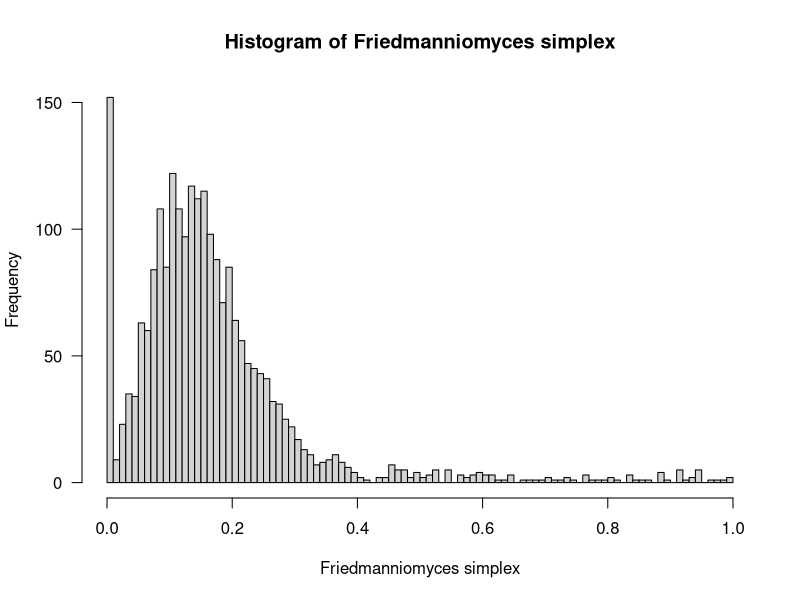
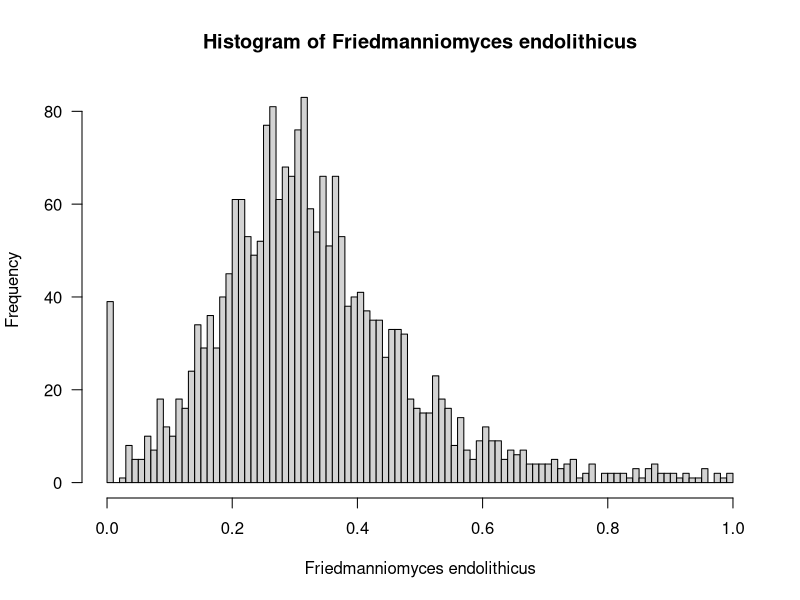
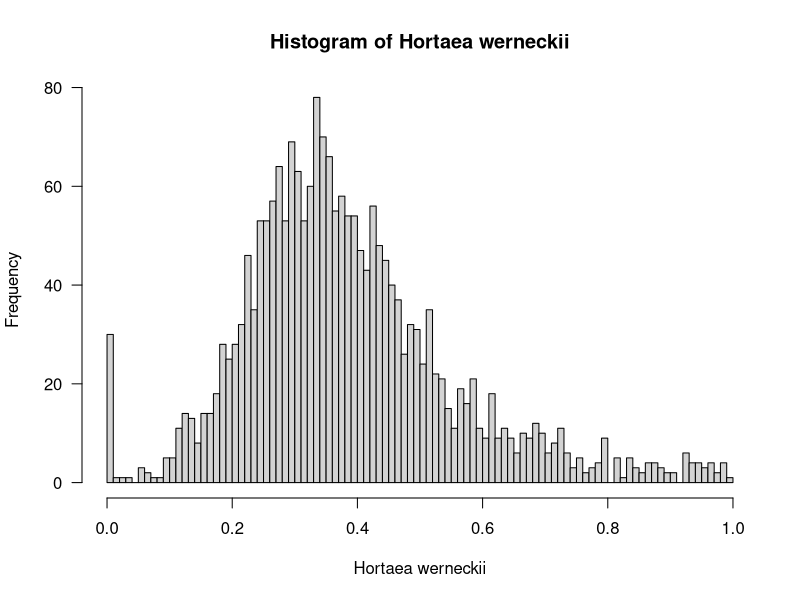
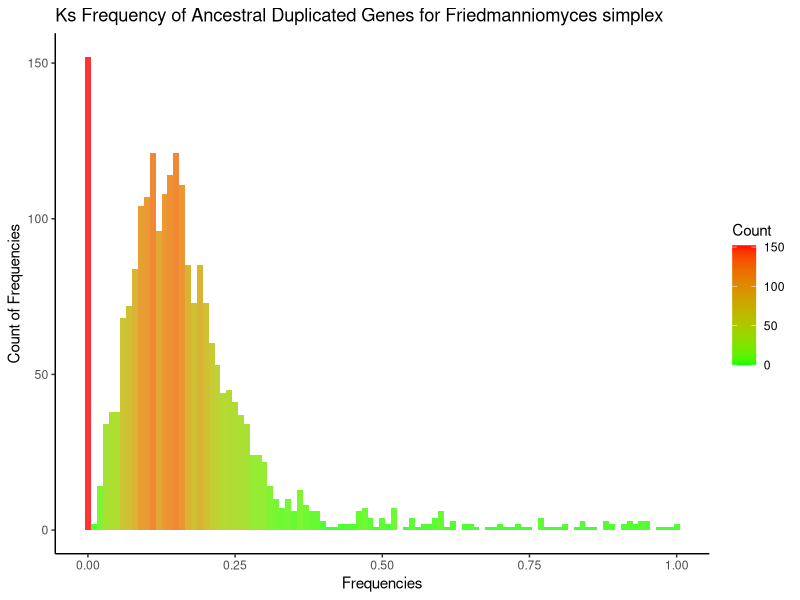
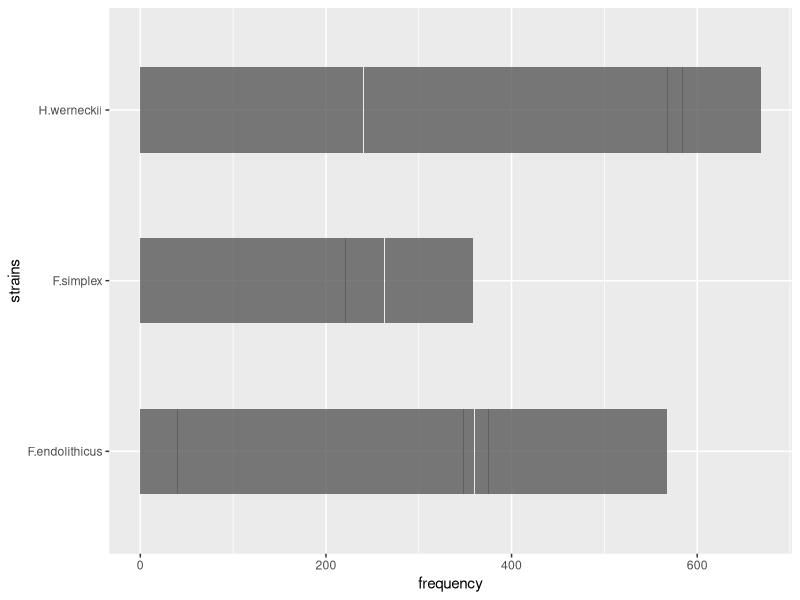
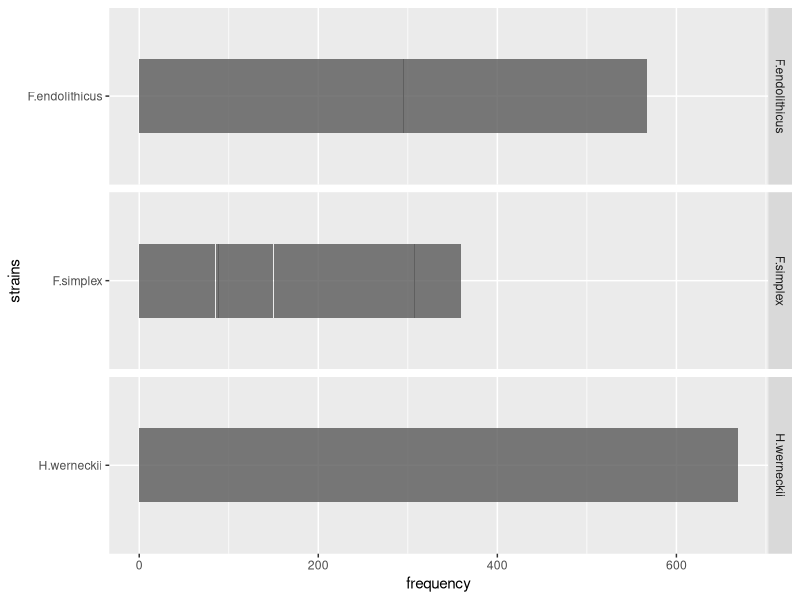

The R source for these figures, in order:
## ---- chunk 1
knitr::opts_chunk$set(echo = TRUE)
## ---- chunk 2
library("ggplot2")
library("dplyr")
library("tidyverse")
library("tidyr")
library("reshape2")
library("dplyr")
library("tools")
## ---- chunk 3
#Using base R hist function
pdf("Ks_all_plot.pdf")

s=read.csv("Fsimplex.tsv", header = TRUE)
s=subset(s,s$KaKs<1)
x=hist(s$KaKs,
       main="Histogram of Friedmanniomyces simplex",
       xlab="Friedmanniomyces simplex",
       ylab="Frequency",
       las=1,
       100)

e=read.csv("Fendolithicus.tsv", header=TRUE)
e=subset(e,e$KaKs<1)
f=hist(e$KaKs,
       main="Histogram of Friedmanniomyces endolithicus",
       xlab="Friedmanniomyces endolithicus",
       ylab="Frequency",
       las=1,
       100)

w=read.csv("Hwer.tsv", header=TRUE)
w=subset(w,w$KaKs<1)
h=hist(w$KaKs,
       main="Histogram of Hortaea werneckii",
       xlab="Hortaea werneckii",
       ylab="Frequency",
       las=1,
       100)

dev.off()
## ---- chunk 4
#I wanted to work with ggplot here to get nicer figures.
pdf("Ks_ggplot.all_plot.pdf")

s=read.csv("Fsimplex.tsv", header = TRUE)
s=subset(s,KaKs<1.0)
ggplot(data=s,aes(KaKs)) + geom_histogram(binwidth=0.01,aes(fill=..count..), alpha = .8) + labs(title="Ks Frequency of Ancestral Duplicated Genes for Friedmanniomyces simplex", x="Frequencies", y="Count of Frequencies") + scale_fill_gradient("Count", low="green", high="red") + theme_classic()
#qplot(s$KaKs, geom="histogram")

e=read.csv("Fendolithicus.tsv", header=TRUE)
e=subset(e,KaKs<1.0)
Fendo=ggplot(data=e,aes(KaKs)) + geom_histogram(binwidth=0.02,aes(fill=..count..), alpha = .8) + labs(title="Ks Frequency of Ancestral Duplicated Genes for Friedmanniomyces endolithicus", x="Frequencies", y="Count of Frequencies") + scale_fill_gradient("Count", low="green", high="red") + theme_classic()

w=read.csv("Hwer.tsv", header=TRUE)
w=subset(w,KaKs<1.0)
Hwer=ggplot(data=w,aes(KaKs)) + geom_histogram(binwidth=0.02,aes(fill=..count..), alpha = .8) + labs(title="Ks Frequency of Ancestral Duplicated Genes for Hortaea werneckii", x="Frequencies", y="Count of Frequencies") + scale_fill_gradient("Count", low="green", high="red") + theme_classic()

dev.off()
## ---- chunk 5
pdf("Ks_Facet_ggplot.all_plot.pdf")

#Take combined dataset and create visuals.
all=read.csv("all.tsv", sep="\t", header = TRUE, dec = ".", na.strings = c("-nan"), stringsAsFactors=FALSE) #added stringsAsFactors because of factors error.
gg <- melt(all) #molten data
gg=subset(all,F.endolithicus<1.0 & F.simplex<1.0 & H.werneckii<1.0) #get the smaller values
gg_long <- gg %>% gather(strains, frequency, F.endolithicus:H.werneckii) #gotta make this data long to have only TWO variables. https://stackoverflow.com/questions/61068031/error-stat-count-can-only-have-an-x-or-y-aesthetic 

gg_long$strains <-as.factor(as.character(gg_long$strains))
gg_long$frequency <-as.numeric(as.character(gg_long$frequency)) #making sure data is numbers
gg_long <- subset(gg_long, !is.na(frequency)) #lots of empty cells, remove with this.

#this one gets them facing the right way
plot = ggplot(data=gg_long, aes(strains, frequency), fill=count) + geom_bar(width=0.5, alpha = .8, stat = 'identity')

#this one is horizontal
plot = ggplot(data=gg_long, aes(frequency, strains), fill=count) + geom_bar(width=0.5, alpha = .8, stat = 'identity') 

plot(plot)
#after_stat

#KaKs_grid=plot + facet_grid(vars(strains), scales = "free")
KaKs_grid=plot + facet_grid((strains ~ .), scales = "free")
plot(KaKs_grid)
dev.off()
